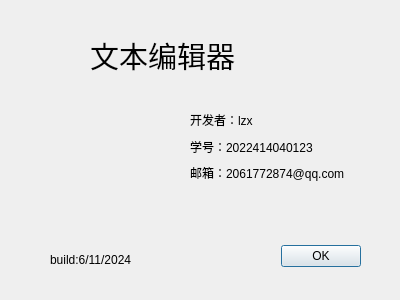
<?xml version="1.0" encoding="UTF-8"?>
<ui version="4.0">
 <class>AboutDialog</class>
 <widget class="QDialog" name="AboutDialog">
  <property name="geometry">
   <rect>
    <x>0</x>
    <y>0</y>
    <width>400</width>
    <height>300</height>
   </rect>
  </property>
  <property name="windowTitle">
   <string>Dialog</string>
  </property>
  <widget class="QDialogButtonBox" name="buttonBox">
   <property name="geometry">
    <rect>
     <x>20</x>
     <y>240</y>
     <width>341</width>
     <height>32</height>
    </rect>
   </property>
   <property name="orientation">
    <enum>Qt::Orientation::Horizontal</enum>
   </property>
   <property name="standardButtons">
    <set>QDialogButtonBox::StandardButton::Ok</set>
   </property>
  </widget>
  <widget class="QLabel" name="label">
   <property name="geometry">
    <rect>
     <x>90</x>
     <y>20</y>
     <width>191</width>
     <height>71</height>
    </rect>
   </property>
   <property name="font">
    <font>
     <pointsize>22</pointsize>
    </font>
   </property>
   <property name="autoFillBackground">
    <bool>false</bool>
   </property>
   <property name="text">
    <string>文本编辑器</string>
   </property>
  </widget>
  <widget class="QLabel" name="label_5">
   <property name="geometry">
    <rect>
     <x>40</x>
     <y>110</y>
     <width>141</width>
     <height>121</height>
    </rect>
   </property>
   <property name="styleSheet">
    <string notr="true">border-image: url(:/style/steam.jpg);</string>
   </property>
   <property name="text">
    <string/>
   </property>
  </widget>
  <widget class="QLabel" name="label_6">
   <property name="geometry">
    <rect>
     <x>50</x>
     <y>250</y>
     <width>141</width>
     <height>20</height>
    </rect>
   </property>
   <property name="text">
    <string>build:6/11/2024</string>
   </property>
  </widget>
  <widget class="QWidget" name="">
   <property name="geometry">
    <rect>
     <x>190</x>
     <y>110</y>
     <width>208</width>
     <height>73</height>
    </rect>
   </property>
   <layout class="QGridLayout" name="gridLayout">
    <item row="0" column="0">
     <widget class="QLabel" name="label_2">
      <property name="text">
       <string>开发者：lzx</string>
      </property>
     </widget>
    </item>
    <item row="1" column="0">
     <widget class="QLabel" name="label_3">
      <property name="text">
       <string>学号：2022414040123</string>
      </property>
     </widget>
    </item>
    <item row="2" column="0">
     <widget class="QLabel" name="label_4">
      <property name="text">
       <string>邮箱：2061772874@qq.com</string>
      </property>
     </widget>
    </item>
   </layout>
  </widget>
 </widget>
 <resources/>
 <connections>
  <connection>
   <sender>buttonBox</sender>
   <signal>accepted()</signal>
   <receiver>AboutDialog</receiver>
   <slot>accept()</slot>
   <hints>
    <hint type="sourcelabel">
     <x>248</x>
     <y>254</y>
    </hint>
    <hint type="destinationlabel">
     <x>157</x>
     <y>274</y>
    </hint>
   </hints>
  </connection>
  <connection>
   <sender>buttonBox</sender>
   <signal>rejected()</signal>
   <receiver>AboutDialog</receiver>
   <slot>reject()</slot>
   <hints>
    <hint type="sourcelabel">
     <x>316</x>
     <y>260</y>
    </hint>
    <hint type="destinationlabel">
     <x>286</x>
     <y>274</y>
    </hint>
   </hints>
  </connection>
 </connections>
</ui>
